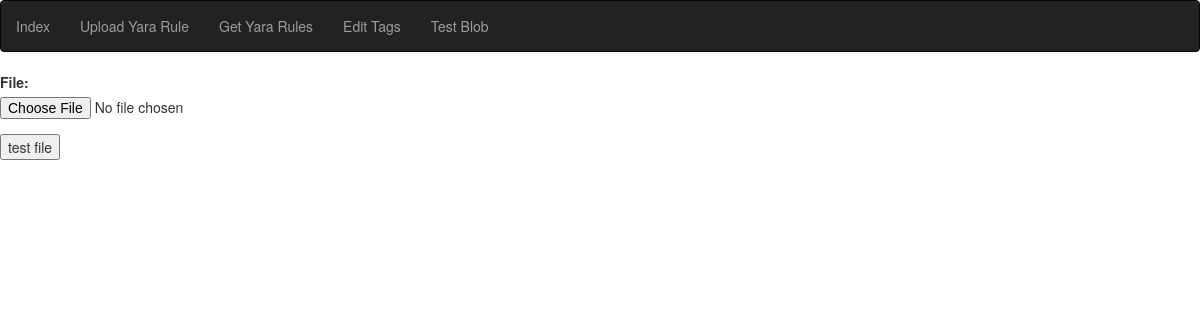
/testFile/, run on an earlier commit of the app's database.
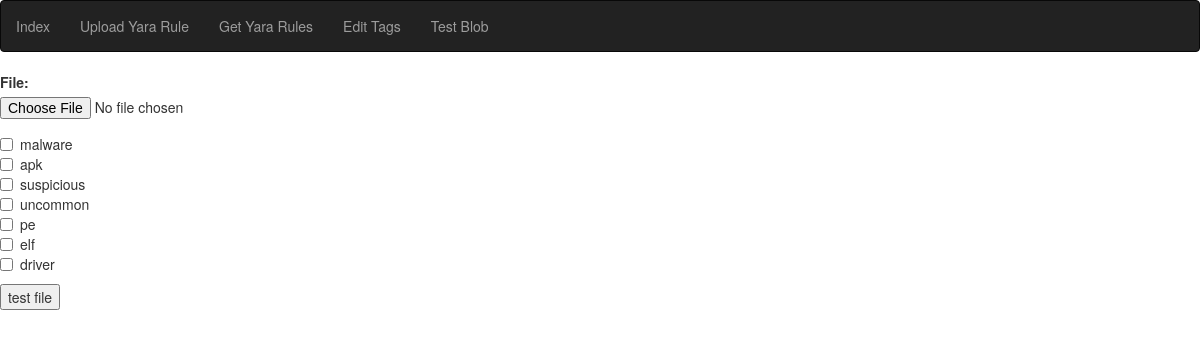
And on a later commit of the database.
### ruleManager/models.py (models this page shows)
class TagModel(models.Model):
    tag = models.CharField(max_length=128, unique=True)

### ruleManager/views.py (the view)
# urls.py: path('testFile/', views.test_file, name='test_file'),
def test_file(request):
    tags = TagModel.objects.all()
    if request.method == 'POST':
        form = UploadFileForm(request.POST, request.FILES)
        file = FileUploader(request.FILES['file'],'./ruleManager/testFiles/'+request.FILES['file'].name)
        if form.is_valid():
            try:
                file.upload_file()
                rulesSet = set([])
                matchingRules = dict()
                startTime = time.time()
                if request.POST.__contains__('tag'):
                    tagArray = request.POST.copy().pop('tag')
                    for tag in tagArray:
                        for rulesTags in RulesTagsModel.objects.filter(tag_id = tag):
                            rule = YaraRuleModel.objects.get(id = rulesTags.rule_id)
                            if rule.name not in rulesSet:
                                rulesSet.add(rule.name)
                                ruleYara = YaraRuleHandler.compile_file(filePath = rule.path)
                                match = ruleYara.match(filepath = file.get_path())
                                matchingRules[rule.name] = match
                            else:
                                pass
                else:
                    for rulesTags in RulesTagsModel.objects.all():
                        rule = YaraRuleModel.objects.get(id = rulesTags.rule_id)
                        if rule.name not in rulesSet:
                            rulesSet.add(rule.name)
                            ruleYara = YaraRuleHandler.compile_file(filePath = rule.path)
                            match = ruleYara.match(filepath = file.get_path())
                            matchingRules[rule.name] = match
                        else:
                            pass
                endTime = time.time()
                duration = endTime - startTime
                file.delete_file()
                return render(request, 'ruleManager/testFile.html', {'form': form,'tags': tags, 'response': 'file has been tested', 'result': {'matchingRules':matchingRules,'duration': duration, "success":True}})
            except Exception as e:
                return render(request, 'ruleManager/testFile.html', {'form': form,'tags': tags, 'response': e})
    else:
        form = UploadFileForm()
    return render(request, 'ruleManager/testFile.html', {'form': form, 'tags': tags})

### ruleManager/forms.py
class UploadFileForm(forms.Form):
    file = forms.FileField()

### ruleManager/templates/ruleManager/testFile.html (shortened to what this page needs)
{% include "ruleManager/navBar.html" %}
<form method="post" action="{% url 'test_file'%}" enctype="multipart/form-data">
    <div class="form-group">
    {{ form }}
    </div>
    <div class="checkbox">
    {% for tag in tags %}
            <label><input type="checkbox" id="{{tag.id}}" name="tag" value="{{tag.id}}"> {{tag.tag}}</label><br>
    {% endfor %}
    </div>
<input type="submit" value="test file" />
</form>

What changed in the data, as far as the page shows it:
added TagModel: tag "malware"
added TagModel: tag "apk"
added TagModel: tag "suspicious"
added TagModel: tag "uncommon"
added TagModel: tag "pe"
added TagModel: tag "elf"
added TagModel: tag "driver"
